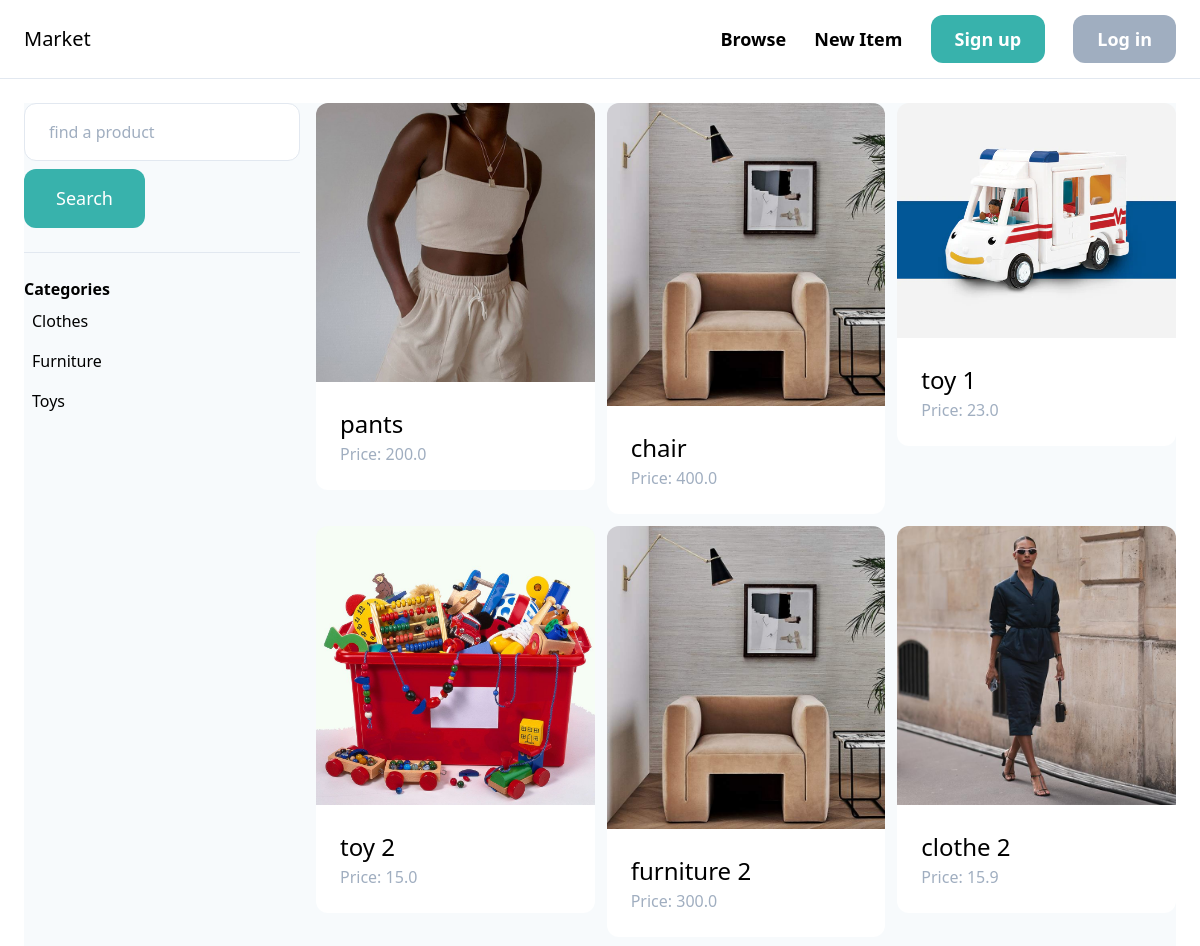
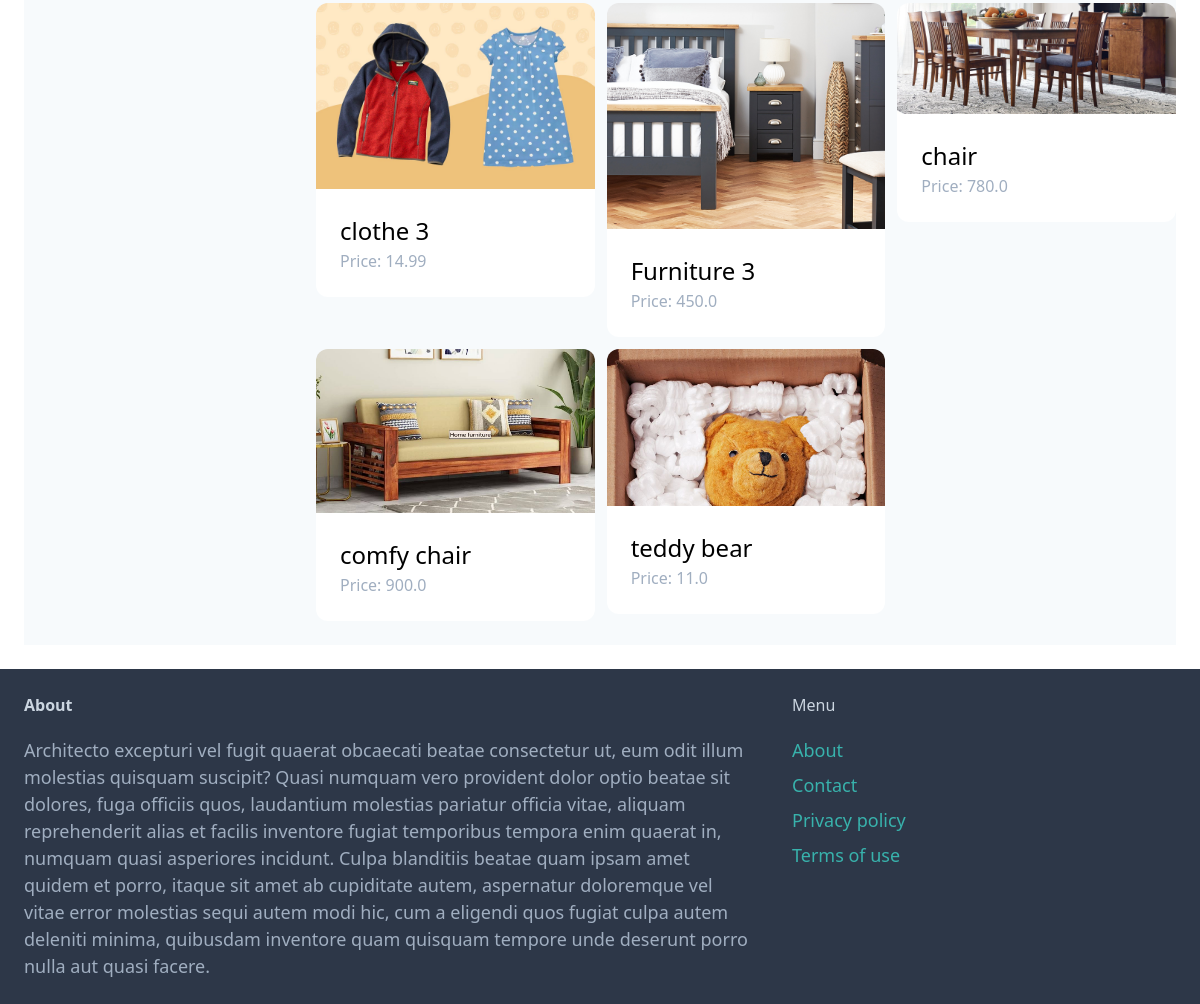
The page /item/ on the database its author committed (2 pictures, top to bottom).
### item/models.py (models this page shows, shortened)
class Category(models.Model):
    name = models.CharField(max_length=255)
    class Meta:
        ordering = ("name",)
        verbose_name_plural = "Categories"

class Item(models.Model):
    category = models.ForeignKey(Category, related_name="items", on_delete=models.CASCADE)
    name = models.CharField(max_length=255)
    description = models.TextField(blank=True, null=True)
    price = models.FloatField()
    image = models.ImageField(upload_to="item_images", blank=True, null=True)
    is_sold = models.BooleanField(default=False)
    created_by = models.ForeignKey(User, related_name="items", on_delete=models.CASCADE)
    created_at = models.DateTimeField(auto_now_add=True)

### item/views.py (the view)
# urls.py: path("", views.browse, name="browse"),
def browse(request):
    items = Item.objects.filter(is_sold=False)
    query = request.GET.get("query", "")
    categories = Category.objects.all()
    category_id = request.GET.get("category", 0)
    if category_id:
        items = items.filter(category_id=category_id)
    if query:
        items = items.filter(Q(name__icontains=query) | Q(description__icontains=query))
    return render(request, "browse.html", {"items":items,
                                           "query":query,
                                           "categories":categories,
                                           "category_id": int(category_id)})

### templates/browse.html (shortened to what this page needs)
{% extends "base.html" %}
{% block content %}
    <div class="pb-6 grid grid-cols-4 gap-4 bg-gray-100">
        <div class="col-span-1">
            <form action="{% url 'item:browse' %}" method="get">
                <input name="query" type="text" class="w-full py-4 px-6 border rounded-xl" value="{{ query }}"
                placeholder="find a product">
                <button class="mt-2 py-4 px-8 text-lg bg-teal-500 text-white rounded-xl">Search</button>
            </form>
            <hr class="my-6">
            <p class="font-semibold">Categories</p>
            <ul>
                {% for category in categories %}
                    <li class="py-2 px-2 rounded-xl{% if category.id == category_id %} bg-blue-200{% endif %}">
                        <a href="{% url 'item:browse' %}?query={{ query }}&category={{ category.id }}">{{ category.name}}</a>
                    </li>
                {% endfor %}
            </ul>
        </div>
        <div class="col-span-3">
            <div class="grid grid-cols-3 gap-3">
                {% for item in items %}
                        <div>
                                <a href="{% url "item:detail"  item.id %}">
                                        <div>
                                                <img src="{{ item.image.url }}" class="rounded-t-xl">
                                        </div>
                                        <div class="p-6 bg-white rounded-b-xl">
                                                <h2 class="text-2xl">{{ item.name }}</h2>
                                                <p class="text-gray-500">Price: {{ item.price }}</p>
                                        </div>
                                </a>
                        </div>
                {% endfor %}
            </div>
        </div>
    </div>
{% endblock %}

### rows shown on the page
Category: name "Clothes"
Category: name "Furniture"
Category: name "Toys"
Item: image (picture), name "pants", price "200.0"
Item: image (picture), name "chair", price "400.0"
Item: image (picture), name "toy 1", price "23.0"
Item: image (picture), name "toy 2", price "15.0"
Item: image (picture), name "furniture 2", price "300.0"
Item: image (picture), name "clothe 2", price "15.9"
Item: image (picture), name "clothe 3", price "14.99"
Item: image (picture), name "Furniture 3", price "450.0"
Item: image (picture), name "chair", price "780.0"
Item: image (picture), name "comfy chair", price "900.0"
Item: image (picture), name "teddy bear", price "11.0"
